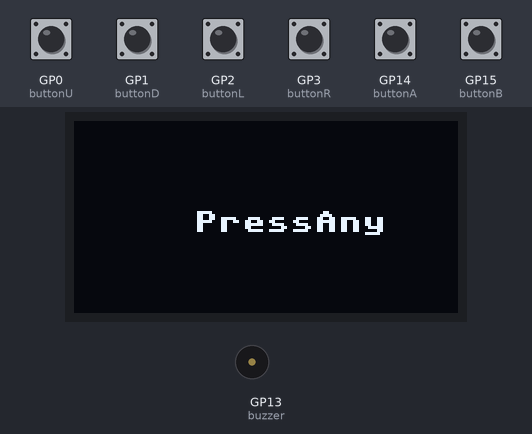
Recording of a program running on a simulated Raspberry Pi Pico running MicroPython. On the bench: 128×64 one-colour display, buzzer (waves = sounding). Inputs (shaded band) come from the test bench; at power-on: GP0 (buttonU), GP1 (buttonD), GP2 (buttonL), GP3 (buttonR), GP14 (buttonA), GP15 (buttonB) HIGH. Library files of the repository ran but are not shown: ssd1306.py.

Above: at 1.4 s.
1.5 s: GP0 (buttonU) pulled LOW for 0.3 s
At 1.81 s:
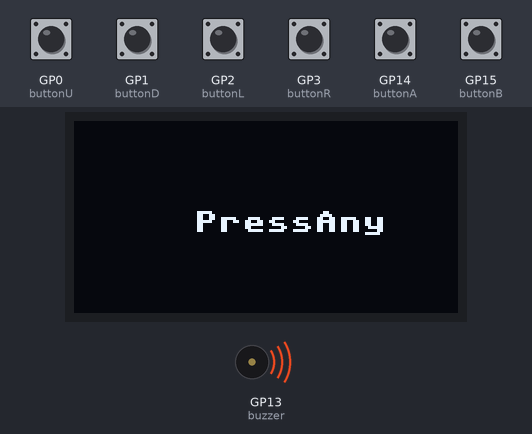
3.4 s: GP1 (buttonD) pulled LOW for 1 s
At 4.4 s:
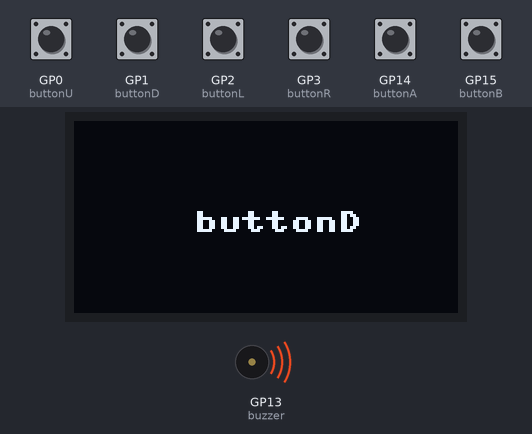
6.0 s: GP2 (buttonL) pulled LOW for 0.3 s
At 6.37 s:
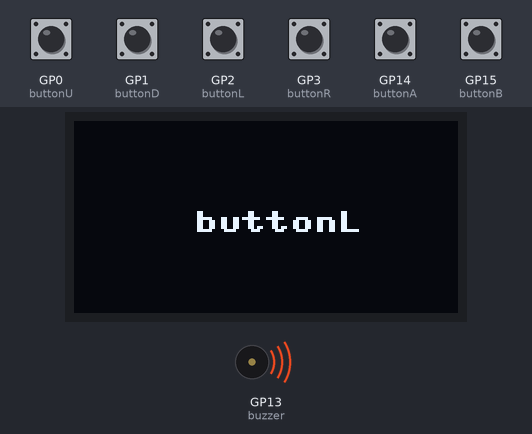
8.0 s: GP3 (buttonR) pulled LOW for 0.3 s
At 8.54 s:
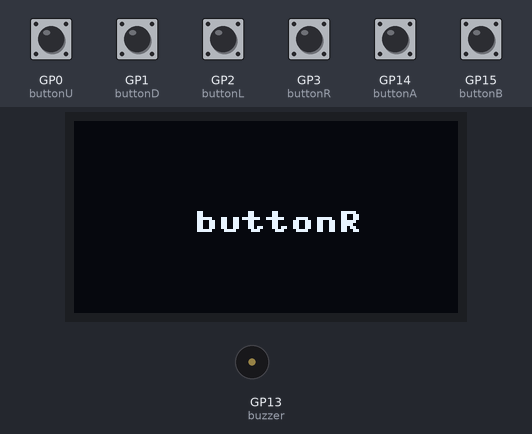
9.9 s: GP14 (buttonA) pulled LOW for 0.3 s
At 10.47 s:
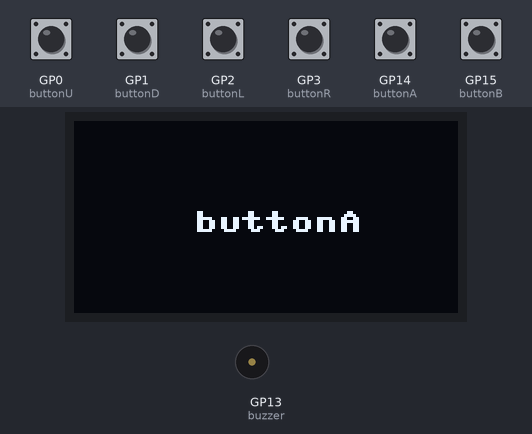
11.8 s: GP15 (buttonB) pulled LOW for 0.3 s
At 12.15 s:
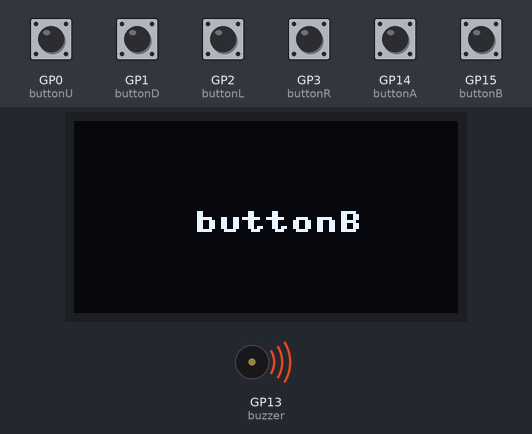
Timing chart, 0 to 14.7 s (numbered marks = the images above; inputs shaded):
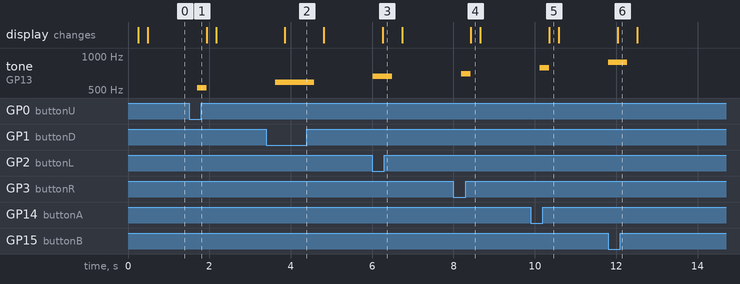

The program:

00_pinTest.py
```python
from machine import Pin, I2C ,PWM
from ssd1306 import SSD1306_I2C
from time import sleep

oled = SSD1306_I2C(128, 64, I2C(0,sda=Pin(20), scl=Pin(21), freq=40000))
buttonU = Pin(0, Pin.IN, Pin.PULL_UP)
buttonD = Pin(1, Pin.IN, Pin.PULL_UP)
buttonL = Pin(2, Pin.IN, Pin.PULL_UP)
buttonR = Pin(3, Pin.IN, Pin.PULL_UP)
buttonA = Pin(14, Pin.IN, Pin.PULL_UP)
buttonB = Pin(15, Pin.IN, Pin.PULL_UP)
buzzer = PWM(Pin(13))

message = {'buttonU':'buttonU',
           'buttonD':'buttonD',
           'buttonL':'buttonL',
           'buttonR':'buttonR',
           'buttonA':'buttonA',
           'buttonB':'buttonB',
           'try':'PressAny'
    }

def buttonTry():
    if buttonU.value()== 0:
        buzzer.freq(523)
        buzzer.duty_u16(1000)
        return message['buttonU']
    elif buttonD.value()== 0:
        buzzer.freq(587)
        buzzer.duty_u16(1000)
        return message['buttonD']
    elif buttonL.value()== 0:
        buzzer.freq(659)
        buzzer.duty_u16(1000)
        return message['buttonL']
    elif buttonR.value()== 0:
        buzzer.freq(698)
        buzzer.duty_u16(1000)
        return message['buttonR']
    elif buttonA.value()== 0:
        buzzer.freq(784)
        buzzer.duty_u16(1000)
        return message['buttonA']
    elif buttonB.value()== 0:
        buzzer.freq(880)
        buzzer.duty_u16(1000)
        return message['buttonB']
    else:
        buzzer.duty_u16(0)
        return message['try']

while 1:
    try:
        oled.fill(0)
        oled.text(buttonTry(),40,30,1)
        oled.show()
    except KeyboardInterrupt:break
```

Measured:
- after the input at 1.5 s, tone on GP13 (buzzer): silent → 523 Hz after 0.20 s, → silent 0.24 s later
- after the input at 3.4 s, tone on GP13 (buzzer): silent → 587 Hz after 0.22 s, → silent 0.96 s later; the display: changes after 0.46 s (image 2)
- after the input at 6.0 s, tone on GP13 (buzzer): silent → 659 Hz at once, → silent 0.48 s later; the display: changes after 0.26 s (image 3)
- after the input at 8.0 s, tone on GP13 (buzzer): silent → 698 Hz after 0.19 s, → silent 0.24 s later; the display: changes after 0.43 s (image 4)
- after the input at 9.9 s, tone on GP13 (buzzer): silent → 784 Hz after 0.22 s, → silent 0.24 s later; the display: changes after 0.45 s (image 5)
- after the input at 11.8 s, tone on GP13 (buzzer): silent → 880 Hz at once, → silent 0.48 s later; the display: changes after 0.24 s (image 6)
